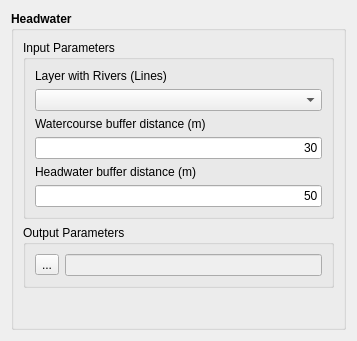
<?xml version="1.0" encoding="UTF-8"?>
<ui version="4.0">
 <class>HeadwaterWidgetForm</class>
 <widget class="QWidget" name="HeadwaterWidgetForm">
  <property name="geometry">
   <rect>
    <x>0</x>
    <y>0</y>
    <width>357</width>
    <height>341</height>
   </rect>
  </property>
  <property name="windowTitle">
   <string>Headwater</string>
  </property>
  <layout class="QGridLayout" name="gridLayout_12">
   <item row="0" column="0">
    <widget class="QGroupBox" name="groupBox">
     <property name="font">
      <font>
       <weight>75</weight>
       <bold>true</bold>
      </font>
     </property>
     <property name="title">
      <string>Headwater</string>
     </property>
     <layout class="QGridLayout" name="gridLayout_11">
      <item row="0" column="0">
       <layout class="QGridLayout" name="gridLayout_10">
        <item row="0" column="0">
         <layout class="QGridLayout" name="gridLayout_9">
          <item row="0" column="0">
           <widget class="QGroupBox" name="groupBox_2">
            <property name="font">
             <font>
              <weight>50</weight>
              <bold>false</bold>
             </font>
            </property>
            <property name="title">
             <string>Input Parameters</string>
            </property>
            <property name="flat">
             <bool>true</bool>
            </property>
            <layout class="QGridLayout" name="gridLayout_6">
             <item row="0" column="0">
              <layout class="QGridLayout" name="gridLayout">
               <item row="0" column="0">
                <layout class="QGridLayout" name="gridLayout_2">
                 <item row="0" column="0">
                  <widget class="QLabel" name="label_2">
                   <property name="text">
                    <string>Layer with Rivers (Lines)</string>
                   </property>
                  </widget>
                 </item>
                 <item row="1" column="0">
                  <widget class="QComboBox" name="m_layersComboBox"/>
                 </item>
                </layout>
               </item>
               <item row="2" column="0">
                <layout class="QGridLayout" name="gridLayout_13">
                 <item row="0" column="0">
                  <widget class="QLabel" name="label_7">
                   <property name="toolTip">
                    <string>For lakes with areas less than 20 ha</string>
                   </property>
                   <property name="text">
                    <string>Headwater buffer distance (m) </string>
                   </property>
                  </widget>
                 </item>
                 <item row="1" column="0">
                  <widget class="QLineEdit" name="m_headwaterBufferLineEdit">
                   <property name="text">
                    <string>50</string>
                   </property>
                   <property name="alignment">
                    <set>Qt::AlignRight|Qt::AlignTrailing|Qt::AlignVCenter</set>
                   </property>
                  </widget>
                 </item>
                </layout>
               </item>
               <item row="1" column="0">
                <layout class="QGridLayout" name="gridLayout_5">
                 <item row="0" column="0">
                  <widget class="QLabel" name="label_4">
                   <property name="text">
                    <string>Watercourse buffer distance (m)</string>
                   </property>
                  </widget>
                 </item>
                 <item row="1" column="0">
                  <widget class="QLineEdit" name="m_watercourseBufferLineEdit">
                   <property name="text">
                    <string>30</string>
                   </property>
                   <property name="alignment">
                    <set>Qt::AlignRight|Qt::AlignTrailing|Qt::AlignVCenter</set>
                   </property>
                  </widget>
                 </item>
                </layout>
               </item>
              </layout>
             </item>
            </layout>
           </widget>
          </item>
          <item row="1" column="0">
           <widget class="QGroupBox" name="groupBox_3">
            <property name="font">
             <font>
              <weight>50</weight>
              <bold>false</bold>
             </font>
            </property>
            <property name="title">
             <string>Output Parameters</string>
            </property>
            <property name="flat">
             <bool>true</bool>
            </property>
            <layout class="QGridLayout" name="gridLayout_8">
             <item row="0" column="0">
              <layout class="QGridLayout" name="gridLayout_7">
               <item row="0" column="0">
                <widget class="QToolButton" name="m_fileToolButton">
                 <property name="text">
                  <string>...</string>
                 </property>
                </widget>
               </item>
               <item row="0" column="1">
                <widget class="QLineEdit" name="m_fileLineEdit">
                 <property name="enabled">
                  <bool>false</bool>
                 </property>
                </widget>
               </item>
              </layout>
             </item>
            </layout>
           </widget>
          </item>
         </layout>
        </item>
        <item row="1" column="0">
         <spacer name="verticalSpacer">
          <property name="orientation">
           <enum>Qt::Vertical</enum>
          </property>
          <property name="sizeHint" stdset="0">
           <size>
            <width>20</width>
            <height>0</height>
           </size>
          </property>
         </spacer>
        </item>
       </layout>
      </item>
     </layout>
    </widget>
   </item>
  </layout>
 </widget>
 <resources/>
 <connections/>
</ui>
